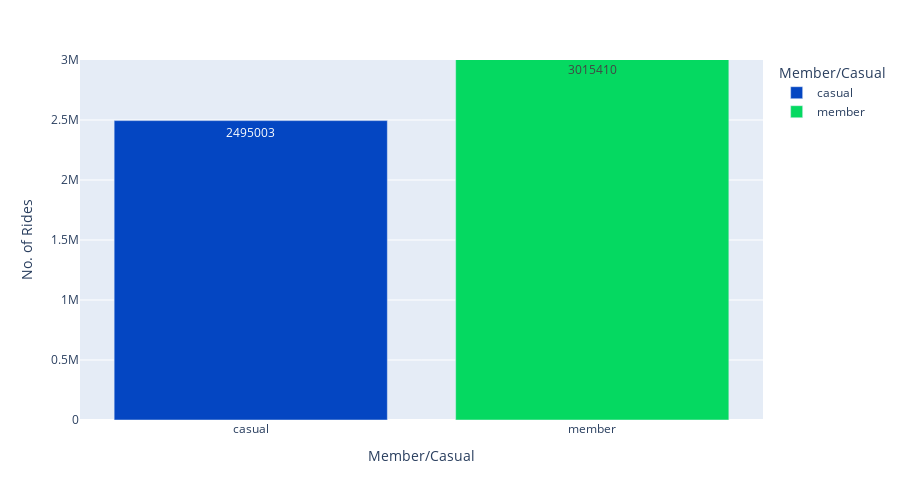

This figure's notebook cell:
### Code cell
fig_1 = df.groupby('member_casual', as_index=False).count()

px.bar(fig_1, x = 'member_casual', y = 'ride_id', range_y = [0,3000000],
        color = 'member_casual', 
        height = 500,
        text = 'ride_id', 
        labels = {'ride_id': 'No. of Rides', 'member_casual': 'Member/Casual'},
        hover_name = 'member_casual', hover_data = {'member_casual': False, 'month': False, 'ride_id': True}, 
        color_discrete_map = {'casual': '#0446c2', 'member': '#05d961'})

### Figure 1 — Plotly figure (JSON) as saved in the notebook; plotly's stock layout.template omitted (floating-point values rounded to 4 significant figures)
{"data": [{"alignmentgroup": "True", "customdata": [[2495003]], "hovertemplate": "<b>%{hovertext}</b><br><br>No. of Rides=%{text}<extra></extra>", "hovertext": ["casual"], "legendgroup": "casual", "marker": {"color": "#0446c2", "pattern": {"shape": ""}}, "name": "casual", "offsetgroup": "casual", "orientation": "v", "showlegend": true, "text": [2495000.0], "textposition": "auto", "type": "bar", "x": ["casual"], "xaxis": "x", "y": [2495003], "yaxis": "y"}, {"alignmentgroup": "True", "customdata": [[3015410]], "hovertemplate": "<b>%{hovertext}</b><br><br>No. of Rides=%{text}<extra></extra>", "hovertext": ["member"], "legendgroup": "member", "marker": {"color": "#05d961", "pattern": {"shape": ""}}, "name": "member", "offsetgroup": "member", "orientation": "v", "showlegend": true, "text": [3015000.0], "textposition": "auto", "type": "bar", "x": ["member"], "xaxis": "x", "y": [3015410], "yaxis": "y"}], "layout": {"barmode": "relative", "height": 500, "legend": {"title": {"text": "Member/Casual"}, "tracegroupgap": 0}, "margin": {"t": 60}, "xaxis": {"anchor": "y", "categoryarray": ["casual", "member"], "categoryorder": "array", "domain": [0.0, 1.0], "title": {"text": "Member/Casual"}}, "yaxis": {"anchor": "x", "domain": [0.0, 1.0], "range": [0, 3000000], "title": {"text": "No. of Rides"}}}}
